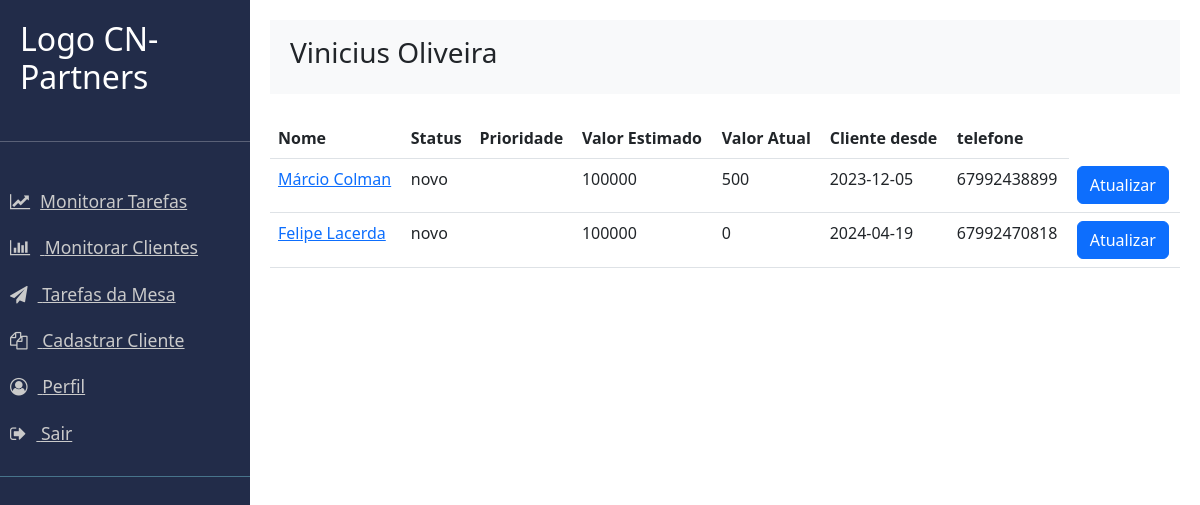
Before: /monitorar (signed in) with the older database file.
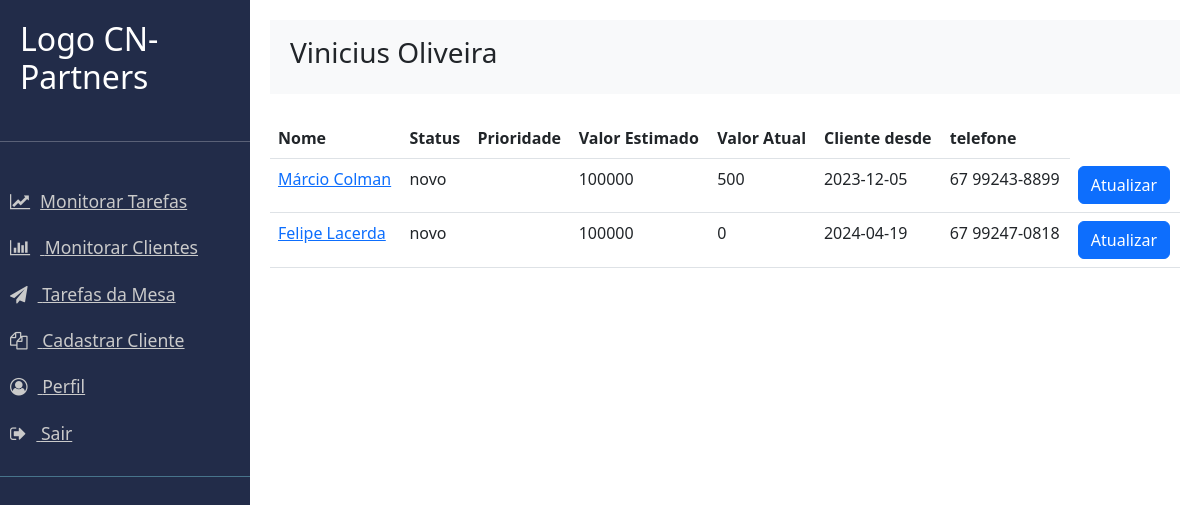
After: the same page with the newer database file.
### app.py (models this page shows)
class Clientes(db.Model):
    id: Mapped[int] = mapped_column(Integer, primary_key=True)
    nome: Mapped[str] = mapped_column(String(250), nullable=False)
    pj: Mapped[int] = mapped_column(Integer, nullable=False)
    email: Mapped[str] = mapped_column(String(250), nullable=False)
    telefone: Mapped[str] = mapped_column(String(30), nullable=False)
    endereco: Mapped[str] = mapped_column(String(300), nullable=True)
    id_assessor: Mapped[str] = mapped_column(Integer, nullable=False)
    assessor: Mapped[str] = mapped_column(String(250), nullable=False)
    conta: Mapped[int] = mapped_column(Integer, nullable=True, unique=True)
    cod_bolsa: Mapped[int] = mapped_column(Integer, nullable=True, unique=True)
    perfil: Mapped[int] = mapped_column(Integer, nullable=True)
    valor_estimado: Mapped[int] = mapped_column(Integer, nullable=True)
    valor_atual: Mapped[int] = mapped_column(Integer, nullable=True)
    abertura: Mapped[Date] = mapped_column(Date, nullable=True)
    fechamento: Mapped[Date] = mapped_column(Date, nullable=True)
    inicio: Mapped[Date] = mapped_column(Date, nullable=True)
    status: Mapped[str] = mapped_column(String(250), nullable=True)

### main.py (the view)
@app.route('/monitorar', methods=["POST", "GET"])
@login_required
def monitorar():
    name = session.get('user_name')
    user_id = session.get('user_id')
    admin = session.get("admin")
    mesa = session.get("mesa")
    print(mesa)
    result = db.session.execute(db.select(Clientes).where(Clientes.id_assessor == user_id))
    clientes = result.scalars()
    return render_template('monitorar.html', user_name=name, user_id=user_id, clientes=clientes, admin=admin, mesa=mesa)

### main.py (called while the page is built)
@login_manager.user_loader
def load_user(user_id):
    return db.get_or_404(User, user_id)

@app.before_request
def make_session_permanet():
    session.permanent = True
    app.permanet_session_lifetime = timedelta(minutes=20)

### templates/monitorar.html (shortened to what this page needs)
{% extends 'base.html' %}
{% block content%}
<div class="" id="">
    <table class="table" >
        <thead>
            <tr>
                <th scope="col">Nome</th>
                <th scope="col">Status</th>
                <th scope="col">Prioridade</th>
                <th scope="col">Valor Estimado</th>
                <th scope="col">Valor Atual</th>
                <th scope="col">Cliente desde</th>
                <th scope="col">telefone</th>
            </tr>
        </thead>
        <tbody>
            {% for cliente in clientes %}
            <tr>
              <td><a href="{{ url_for('sessiondid', did=cliente.id, route='tarefas') }}"> {{ cliente.nome }} </a></td>
              <td>{{ cliente.status }}</td>
              <td>{{ cliente.prioridade }}</td>
              <td>{{ cliente.valor_estimado }}</td>
              <td>{{ cliente.valor_atual }}</td>
              <td>{{ cliente.inicio }} </td>
              <td>{{ cliente.telefone }}</td>
              <td><a href="{{ url_for('sessiondid', did=cliente.id, route='tarefas') }}" class="btn btn-primary">Atualizar</a></td>
            </tr>
            {% endfor %}
            <br>
        </tbody>
    </table>
</div>
{%endblock%}

Changed rows visible on the page:
changed Clientes "Márcio Colman": telefone "67992438899" → "67 99243-8899"
changed Clientes "Felipe Lacerda": telefone "67992470818" → "67 99247-0818"
